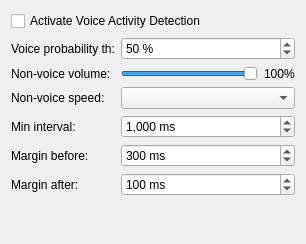
<?xml version="1.0" encoding="UTF-8"?>
<ui version="4.0">
 <class>JCSettingsWidget</class>
 <widget class="QWidget" name="JCSettingsWidget">
  <property name="geometry">
   <rect>
    <x>0</x>
    <y>0</y>
    <width>306</width>
    <height>244</height>
   </rect>
  </property>
  <property name="sizePolicy">
   <sizepolicy hsizetype="Maximum" vsizetype="Maximum">
    <horstretch>0</horstretch>
    <verstretch>0</verstretch>
   </sizepolicy>
  </property>
  <layout class="QFormLayout" name="formLayout">
   <item row="1" column="0">
    <widget class="QLabel" name="label_5">
     <property name="text">
      <string>Voice probability th:</string>
     </property>
    </widget>
   </item>
   <item row="1" column="1">
    <widget class="QSpinBox" name="edtVoiceProbTh">
     <property name="suffix">
      <string> %</string>
     </property>
     <property name="value">
      <number>50</number>
     </property>
    </widget>
   </item>
   <item row="2" column="0">
    <widget class="QLabel" name="label_6">
     <property name="text">
      <string>Non-voice volume:</string>
     </property>
    </widget>
   </item>
   <item row="2" column="1">
    <layout class="QHBoxLayout" name="horizontalLayout">
     <item>
      <widget class="QSlider" name="nonVoiceVolumeSlider">
       <property name="maximum">
        <number>100</number>
       </property>
       <property name="value">
        <number>100</number>
       </property>
       <property name="orientation">
        <enum>Qt::Horizontal</enum>
       </property>
       <property name="invertedAppearance">
        <bool>false</bool>
       </property>
      </widget>
     </item>
     <item>
      <widget class="QLabel" name="lblNonVoiceVolume">
       <property name="text">
        <string>100%</string>
       </property>
      </widget>
     </item>
    </layout>
   </item>
   <item row="3" column="0">
    <widget class="QLabel" name="label_2">
     <property name="text">
      <string>Non-voice speed:</string>
     </property>
    </widget>
   </item>
   <item row="3" column="1">
    <widget class="QComboBox" name="cmbNonVoiceSpeed"/>
   </item>
   <item row="4" column="0">
    <widget class="QLabel" name="label_4">
     <property name="text">
      <string>Min interval:</string>
     </property>
    </widget>
   </item>
   <item row="4" column="1">
    <widget class="QSpinBox" name="edtMinSilenceInterval">
     <property name="showGroupSeparator" stdset="0">
      <bool>true</bool>
     </property>
     <property name="suffix">
      <string> ms</string>
     </property>
     <property name="maximum">
      <number>10000</number>
     </property>
     <property name="singleStep">
      <number>100</number>
     </property>
     <property name="value">
      <number>1000</number>
     </property>
    </widget>
   </item>
   <item row="5" column="0">
    <widget class="QLabel" name="label">
     <property name="text">
      <string>Margin before:</string>
     </property>
    </widget>
   </item>
   <item row="5" column="1">
    <widget class="QSpinBox" name="edtMarginBefore">
     <property name="suffix">
      <string> ms</string>
     </property>
     <property name="maximum">
      <number>5000</number>
     </property>
     <property name="singleStep">
      <number>100</number>
     </property>
     <property name="value">
      <number>300</number>
     </property>
    </widget>
   </item>
   <item row="6" column="0">
    <widget class="QLabel" name="label_3">
     <property name="text">
      <string>Margin after:</string>
     </property>
    </widget>
   </item>
   <item row="6" column="1">
    <widget class="QSpinBox" name="edtMarginAfter">
     <property name="suffix">
      <string> ms</string>
     </property>
     <property name="maximum">
      <number>5000</number>
     </property>
     <property name="singleStep">
      <number>100</number>
     </property>
     <property name="value">
      <number>100</number>
     </property>
    </widget>
   </item>
   <item row="0" column="0" colspan="2">
    <widget class="QCheckBox" name="chkActivateVAD">
     <property name="text">
      <string>Activate Voice Activity Detection</string>
     </property>
    </widget>
   </item>
  </layout>
 </widget>
 <resources>
  <include location="mainwindow.qrc"/>
 </resources>
 <connections/>
</ui>
